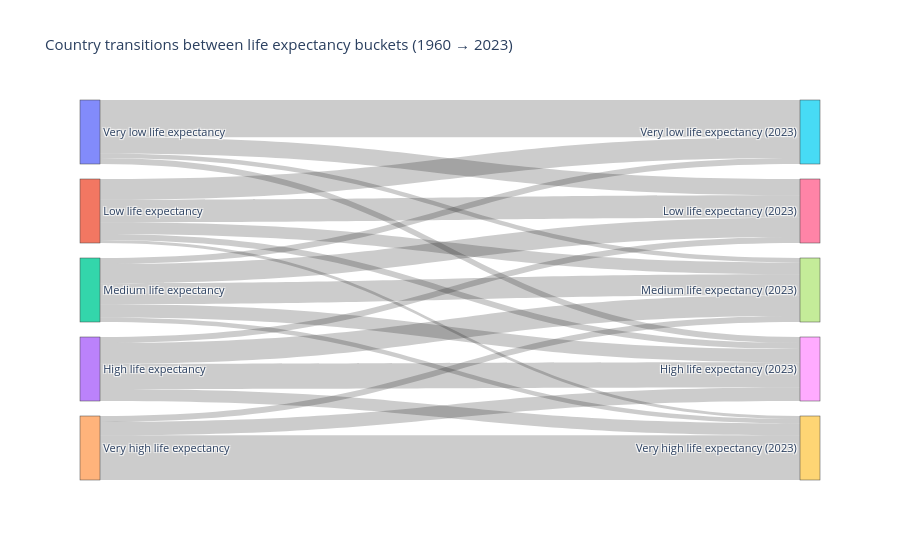

Notebook code for this chart:
### Markdown cell above
3. Sankey: movement between life-expectancy buckets (1960 → 2023)

### Code cell
output_dir = Path("images")
output_dir.mkdir(exist_ok=True)

bucket_labels = [
    "Very low life expectancy",
    "Low life expectancy",
    "Medium life expectancy",
    "High life expectancy",
    "Very high life expectancy",
]


def assign_bucket(series: pd.Series) -> pd.Series:
    return pd.qcut(
        series,
        q=5,
        labels=bucket_labels,
        duplicates="drop",
    )


life_1960 = life_df[life_df["year"] == 1960].dropna(subset=["country_code", "value"]).copy()
life_2023_buckets = life_df[life_df["year"] == 2023].dropna(subset=["country_code", "value"]).copy()

life_1960["bucket_1960"] = assign_bucket(life_1960["value"])
life_2023_buckets["bucket_2023"] = assign_bucket(life_2023_buckets["value"])

transition_df = life_1960[["country_name", "country_code", "bucket_1960"]].merge(
    life_2023_buckets[["country_name", "country_code", "bucket_2023"]],
    on=["country_name", "country_code"],
    how="inner",
)

flow = (
    transition_df.groupby(["bucket_1960", "bucket_2023"], as_index=False, observed=False)
    .size()
    .rename(columns={"size": "count"})
)

node_labels = bucket_labels + [f"{label} (2023)" for label in bucket_labels]
node_index = {label: i for i, label in enumerate(bucket_labels)}
node_index_2023 = {label: i + len(bucket_labels) for i, label in enumerate(bucket_labels)}

fig_sankey = go.Figure(
    data=[
        go.Sankey(
            node=dict(label=node_labels, pad=15, thickness=20),
            link=dict(
                source=[node_index[row["bucket_1960"]] for _, row in flow.iterrows()],
                target=[node_index_2023[row["bucket_2023"]] for _, row in flow.iterrows()],
                value=flow["count"].tolist(),
            ),
        )
    ]
)
fig_sankey.update_layout(
    title_text="Country transitions between life expectancy buckets (1960 → 2023)",
    font_size=11,
)
fig_sankey.write_image(output_dir / "life_expectancy_sankey_1960_2023.png", width=1400, height=800)
fig_sankey.show()

### Figure 1 — Plotly figure (JSON) as saved in the notebook; plotly's stock layout.template omitted (floating-point values rounded to 4 significant figures)
{"data": [{"link": {"source": [0, 0, 0, 0, 0, 1, 1, 1, 1, 1, 2, 2, 2, 2, 2, 3, 3, 3, 3, 3, 4, 4, 4, 4, 4], "target": [5, 6, 7, 8, 9, 5, 6, 7, 8, 9, 5, 6, 7, 8, 9, 5, 6, 7, 8, 9, 5, 6, 7, 8, 9], "value": [25, 11, 3, 4, 0, 14, 15, 8, 4, 2, 4, 13, 14, 9, 3, 0, 4, 14, 17, 8, 0, 0, 4, 9, 30]}, "node": {"label": ["Very low life expectancy", "Low life expectancy", "Medium life expectancy", "High life expectancy", "Very high life expectancy", "Very low life expectancy (2023)", "Low life expectancy (2023)", "Medium life expectancy (2023)", "High life expectancy (2023)", "Very high life expectancy (2023)"], "pad": 15, "thickness": 20}, "type": "sankey"}], "layout": {"font": {"size": 11}, "title": {"text": "Country transitions between life expectancy buckets (1960 → 2023)"}}}
